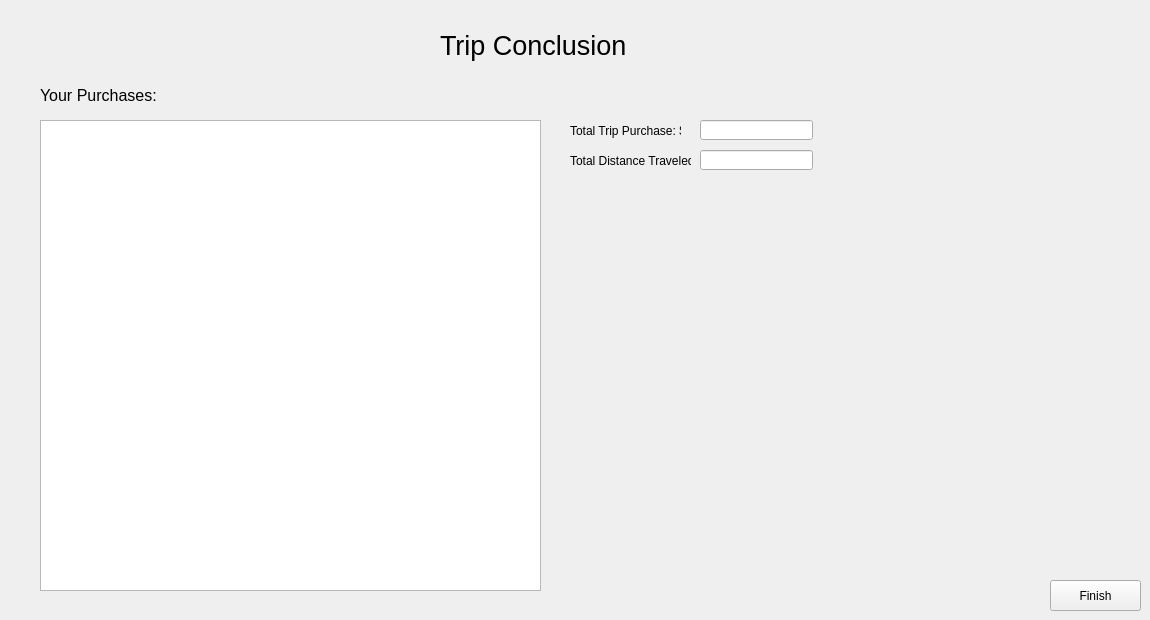
    <widget class="QWidget" name="page_12">
     <widget class="QLabel" name="label_11">
      <property name="geometry">
       <rect>
        <x>440</x>
        <y>30</y>
        <width>261</width>
        <height>31</height>
       </rect>
      </property>
      <property name="font">
       <font>
        <pointsize>20</pointsize>
       </font>
      </property>
      <property name="text">
       <string>Trip Conclusion</string>
      </property>
     </widget>
     <widget class="QLineEdit" name="finalTotalDist">
      <property name="geometry">
       <rect>
        <x>700</x>
        <y>150</y>
        <width>113</width>
        <height>20</height>
       </rect>
      </property>
     </widget>
     <widget class="QPushButton" name="finishButton">
      <property name="geometry">
       <rect>
        <x>1050</x>
        <y>580</y>
        <width>91</width>
        <height>31</height>
       </rect>
      </property>
      <property name="text">
       <string>Finish</string>
      </property>
     </widget>
     <widget class="QLabel" name="label_totalTripPurchase">
      <property name="geometry">
       <rect>
        <x>570</x>
        <y>120</y>
        <width>111</width>
        <height>21</height>
       </rect>
      </property>
      <property name="text">
       <string>Total Trip Purchase: $</string>
      </property>
     </widget>
     <widget class="QLabel" name="label_totalDistanceTraveled">
      <property name="geometry">
       <rect>
        <x>570</x>
        <y>150</y>
        <width>121</width>
        <height>21</height>
       </rect>
      </property>
      <property name="text">
       <string>Total Distance Traveled:</string>
      </property>
     </widget>
     <widget class="QLineEdit" name="finalTotalPurch">
      <property name="geometry">
       <rect>
        <x>700</x>
        <y>120</y>
        <width>113</width>
        <height>20</height>
       </rect>
      </property>
     </widget>
     <widget class="QTreeView" name="treeView_shoppingCart">
      <property name="geometry">
       <rect>
        <x>40</x>
        <y>120</y>
        <width>501</width>
        <height>471</height>
       </rect>
      </property>
     </widget>
     <widget class="QLabel" name="label_purchases">
      <property name="geometry">
       <rect>
        <x>40</x>
        <y>80</y>
        <width>161</width>
        <height>31</height>
       </rect>
      </property>
      <property name="font">
       <font>
        <pointsize>12</pointsize>
       </font>
      </property>
      <property name="text">
       <string>Your Purchases:</string>
      </property>
     </widget>
    </widget>
